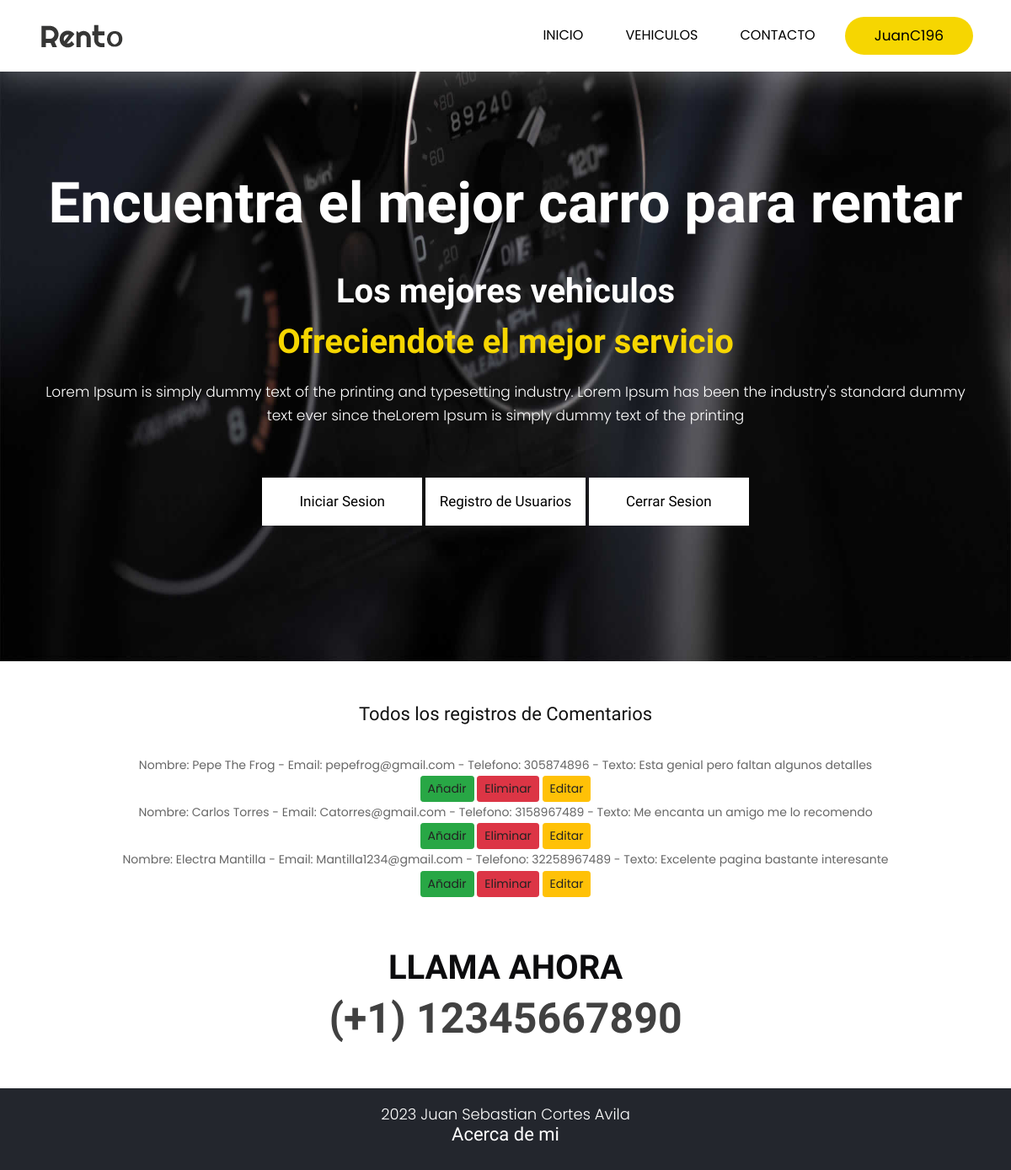
The app's page /AppFinal/administradorcomentario/ (signed in), older data.
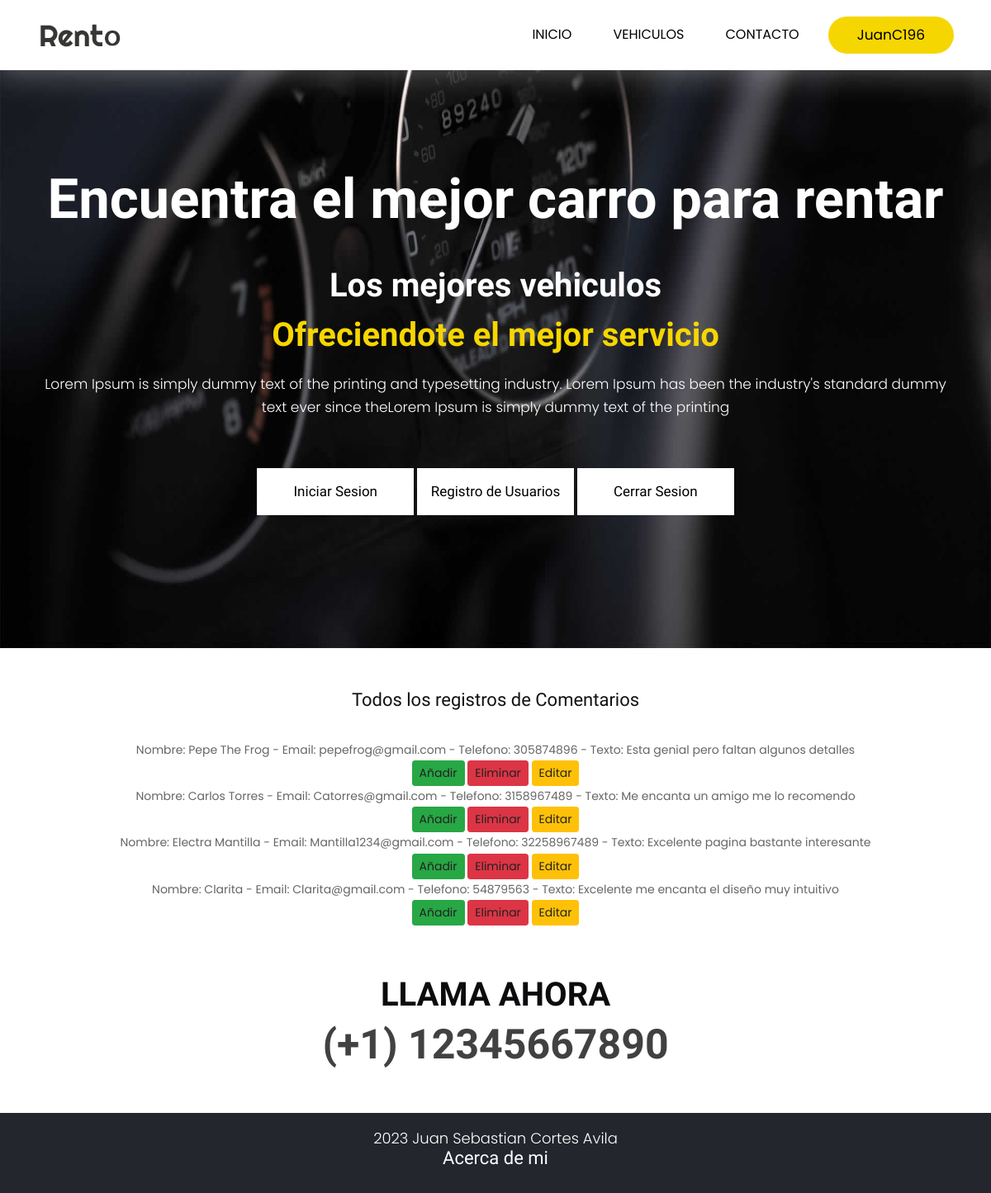
The same page, newer data.
### AppFinal/models.py (models this page shows)
class Comentario(models.Model):
    nombre= models.CharField(max_length=40)
    email = models.EmailField()
    telefono = models.IntegerField()
    texto= models.CharField(max_length=100)
    def __str__(self):
        return f"Nombre: {self.nombre} - Email: {self.email} - Telefono: {self.telefono} - Texto: {self.texto}"

### AppFinal/views.py (the view)
# urls.py: path('administradorcomentario/', views.leerComentarios, name="admin_coment"),
@login_required
def leerComentarios(request):
    texto = Comentario.objects.all()
    contexto = {"texto":texto}
    return render(request, "AppFinal/administrador_comentarios.html", contexto)

### AppFinal/templates/AppFinal/administrador_comentarios.html
{% extends "AppFinal/padre.html" %}
{% load static %}
{% block ContenidoCambiante %}
<br>
<br>
<center><div>
    <h2>Todos los registros de Comentarios</h2>
    <br>
{% for p in texto %}
    <li>{{p}}</li>
    <button class="btn btn-success btn-sm">
        <a href="{% url 'Comentarios' %}">Añadir</a>
    </button>
    <button class="btn btn-danger btn-sm">
        <a href="{% url 'delete_coment' p.texto %}"> Eliminar </a>
    </button>
    <button class="btn btn-warning btn-sm">
        <a href="{% url 'edit_coment' p.texto %}"> Editar </a>
    </button>
{% endfor %}
{% endblock %}

Row changes from the older to the newer data that the page shows:
added Comentario: nombre+email+telefono "Nombre: Clarita - Email: Clarita@gmail.com - Telefono: 54879563 - Texto: Excelente me encanta el diseño muy intuitivo"
